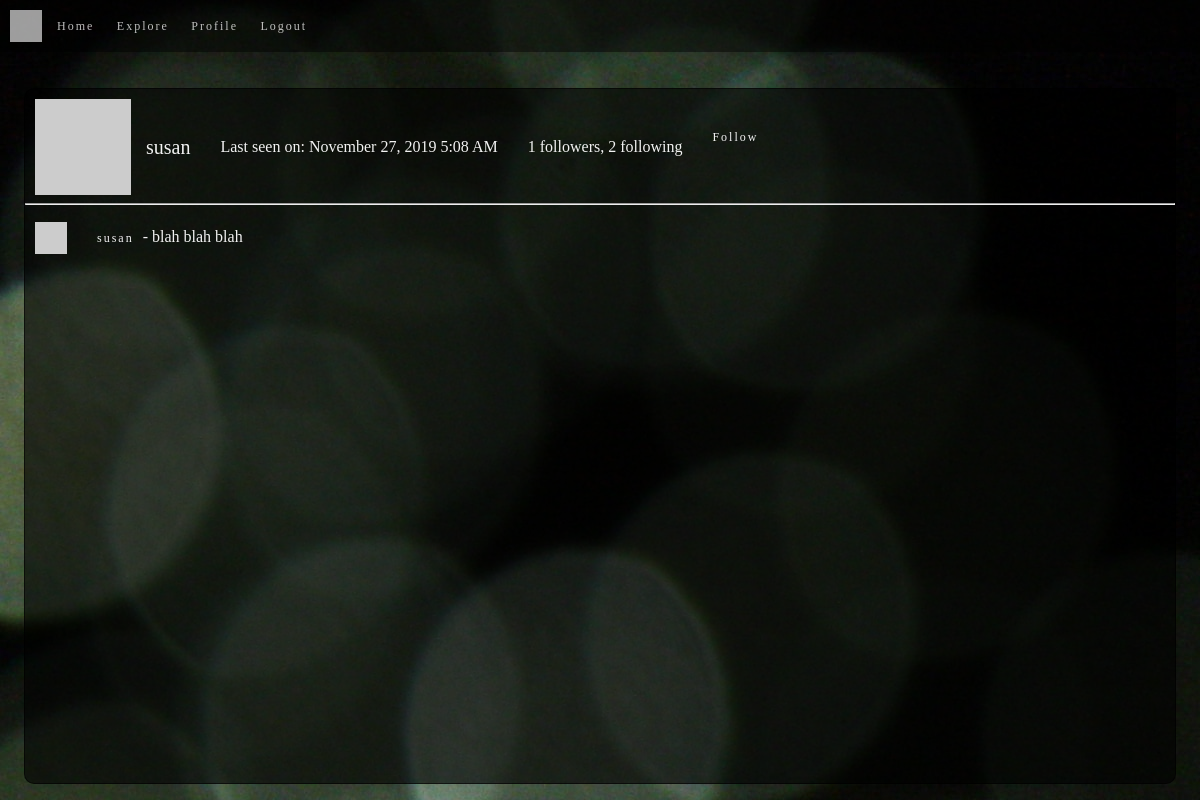
The page /user/susan (signed in) on the database as committed earlier.
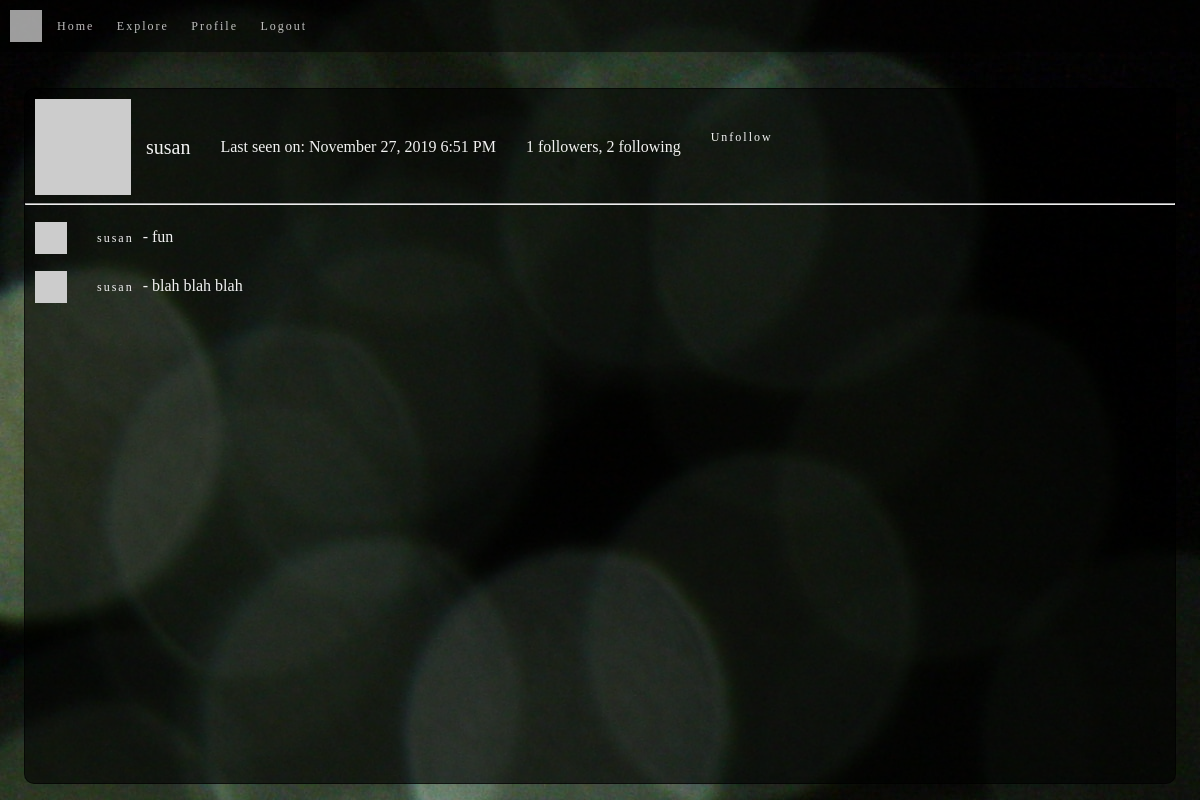
The same page on the database as committed later.
### app/models.py (models this page shows, shortened)
class User(UserMixin, db.Model):
    id = db.Column(db.Integer, primary_key=True)
    username = db.Column(db.String(64), index=True, unique=True)
    email = db.Column(db.String(120), index=True, unique=True)
    password_hash = db.Column(db.String(128))
    posts = db.relationship('Post', backref='author', lazy='dynamic')
    about_me = db.Column(db.String(140))
    last_seen = db.Column(db.DateTime, default=datetime.utcnow)
    followed = db.relationship(
        'User', secondary=followers,
        primaryjoin=(followers.c.follower_id == id),
        secondaryjoin=(followers.c.followed_id == id),
        backref=db.backref('followers', lazy='dynamic'), lazy='dynamic')
    def avatar(self):
        digest = md5(self.email.lower().encode('utf-8')).hexdigest()
        return avatar_dicebear("jdenticon", digest[12:])
    def is_following(self, user):
        try:
            return self.followed.filter(
                followers.c.followed_id == user.id).count() > 0
        except AttributeError as e:
            return False

class Post(db.Model):
    id = db.Column(db.Integer, primary_key=True)
    body = db.Column(db.String(140))
    timestamp = db.Column(db.DateTime, index=True, default=datetime.utcnow)
    user_id = db.Column(db.Integer, db.ForeignKey('user.id'))

### app/routes.py (the view)
@app.route('/user/<username>')
@login_required
def user(username):
    user = User.query.filter_by(username=username).first_or_404()
    page = request.args.get('page', 1, type=int)
    posts = user.posts.order_by(Post.timestamp.desc()).paginate(
        page, app.config['POSTS_PER_PAGE'], False)
    next_url = url_for('/user/{}'.format(username), page=posts.next_num) if posts.has_next else None
    prev_url = url_for('/user/{}'.format(username), page=posts.prev_num) if posts.has_prev else None
    return render_template('user.html', user=user, posts=posts.items, next_url=next_url, prev_url=prev_url)

### app/models.py (called while the page is built)
@login.user_loader
def load_user(id):
    return User.query.get(int(id))

### app/routes.py (called while the page is built)
@app.before_request
def before_request():
    if current_user.is_authenticated:
        current_user.last_seen = datetime.utcnow()
        db.session.commit()

### app/utils.py (called while the page is built)
def avatar_dicebear(sprite, seed, mood=None):
    valid_sprites = [
        "male", "female", "human", "identicon",
        "initials", "bottts", "avataaars", "jdenticon", "gridy"]
    valid_moods = ["happy", "sad", "surprised"]
    if sprite not in valid_sprites:
        return "SPRITE MUST BE ONE OF : {}".format(", ".join(valid_sprites))
    if (mood is not None) and (mood in valid_moods):
        return "https://avatars.dicebear.com/v2/{sprites}/{seed}.svg?options[mood][]={mood}".format(sprites=sprite, seed=seed, mood=mood)
    return "https://avatars.dicebear.com/v2/{sprites}/{seed}.svg".format(sprites=sprite, seed=seed)

### app/templates/user.html (shortened to what this page needs)
{% extends "base.html" %}
{% block content %}
    <section class="profile-head">
        <img src="{{ user.avatar() }}" width="96px">
        <div class="profile-neck">
            <h1>{{ user.username }}</h1>
            {% if user.last_seen %}<p>Last seen on: {{ moment(user.last_seen).format('LLL') }}</p>{% endif %}
            <p>{{ user.followers.count() }} followers, {{ user.followed.count() }} following</p>
            {% if user == current_user %}
            <a href="{{ url_for('edit_profile') }}">Edit your profile</a>
            {% elif not current_user.is_following(user) %}
            <a href="{{ url_for('follow', username=user.username) }}">Follow</a>
            {% else %}
            <a href="{{ url_for('unfollow', username=user.username) }}">Unfollow</a>
            {% endif %}
        </div>
    </section>
    <hr>
    {% for post in posts %}
        {% include "_post.html" %}
    {% endfor %}
    {% endblock %}

### app/templates/base.html (shortened to what this page needs)
<html lang="en">
<head>
    <link rel="stylesheet" href="{{ url_for('static', filename='css/index.css') }}" />
</head>
<body onload="run();">
    <div class="header">
        {% if current_user.is_anonymous %}
            <img class="oc" src="https://avatars.dicebear.com/v2/jdenticon/c6b77e1f09d30ce103741f3174a7a68d.svg" />
        {% else %}
            <img class="oc" src="{{ current_user.avatar() }}" />
        {% endif %}
        <nav id="nav-bar">
            <a href="{{ url_for('index') }}">Home</a>
            <a href="{{ url_for('explore') }}">Explore</a>
            {% if current_user.is_anonymous %}
            <a href="{{ url_for('login') }}">Login</a>
            {% else %}
            <a href="{{ url_for('user', username=current_user.username) }}">Profile</a>
            <a href="{{ url_for('logout') }}">Logout</a>
            {% endif %}
        </nav>
    </div>
    <div class="body-content">
        {% block content %}{% endblock %}
    </div>
</body>
</html>

### app/templates/_post.html
<section class="user-post">
    <img src="{{ post.author.avatar() }}" width="32px">
    <p class="user-posted">
        <a href="{{ url_for('user', username=post.author.username) }}">{{ post.author.username }}</a>
         - <b>{{ post.body }}</b>
    </p>
</section>

### app/static/css/index.css (style rules this page uses)
html, body, div, span, applet, object, iframe, h1, h2, h3, h4, h5, h6, p, blockquote, pre, a, abbr, acronym, address, big, cite, code, del, dfn, em, img, ins, kbd, q, s, samp, small, strike, strong, sub, sup, tt, var, b, u, i, center, dl, dt, dd, ol, ul, li, fieldset, form, label, legend, table, caption, tbody, tfoot, thead, tr, th, td, article, aside, canvas, details, embed, figure, figcaption, footer, header, hgroup, menu, nav, output, ruby, section, summary, time, mark, audio, video { margin: 0; padding: 0; border: 0; font-size: 100%; font: inherit; vertical-align: baseline; }
article, aside, details, figcaption, figure, footer, header, hgroup, menu, nav, section { display: block; }
body { line-height: 1; }
* { box-sizing: border-box; }
html { font-size: 62.5%; }
html, body { font-family: 'sans-serif'; }
a { color: #f2f2f2; text-decoration: none; padding: 5px; }
body { margin: 0; }
.header { display: flex; flex-flow: row wrap; align-items: center; }
.header, .footer { background: rgba(0, 1, 1, 0.6); padding: 1rem; opacity: 77%; }
body { background-image: url("../images/becca-romine-Lll4QeybDEg-unsplash.jpg"); display: flex; flex-direction: column; }
.oc { src: url("../images/octocat.png"); width: 16px; height: 16px; }
@media (min-width: 375px) { .oc { width: 32px; height: 32px; } }
.body-content { opacity: 100%; padding: 2rem; color: #f2f2f2; position: absolute; overflow-y: auto; top: 11%; bottom: 2%; left: 2%; right: 2%; background-color: rgba(0, 1, 1, 0.6); border-radius: 1rem; border: 1px solid rgba(0, 1, 1, 0.6); scrollbar-color: #000101; }
.body-content h1 { padding: 1.5rem; }
@media (min-width: 375px) { .body-content { font-size: 1.4rem; line-height: 1.6rem; padding: 1rem 0; } }
@media (min-width: 768px) { .body-content { font-size: 1.6rem; line-height: 1.8rem; } }
.body-content p { padding: 1.5rem; }
h1 { font-size: 2rem; color: #f2f2f2; }
a { font-size: 1.2rem; letter-spacing: 0.2rem; padding-left: 1.5rem; }
.user-post, .profile-head { display: flex; align-items: center; flex-wrap: wrap; padding-left: 1rem; color: #f2f2f2; background-color: rgba(0, 0, 0, 0); }
.profile-neck { display: flex; flex-wrap: wrap; }

Rows that differ between the two databases and show on the page:
changed User "susan": last_seen "November 27, 2019 5:08 AM" → "November 27, 2019 6:51 PM"
added Post: author.username "susan", body "fun"
Other text that changed with them:
text no longer shown: "Follow"
text now shown: "Unfollow"
